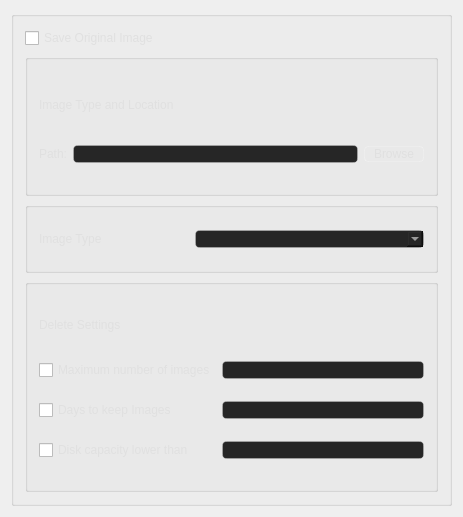
<?xml version="1.0" encoding="UTF-8"?>
<ui version="4.0">
 <class>SaveImageWidgetClass</class>
 <widget class="QWidget" name="SaveImageWidgetClass">
  <property name="geometry">
   <rect>
    <x>0</x>
    <y>0</y>
    <width>463</width>
    <height>517</height>
   </rect>
  </property>
  <property name="windowTitle">
   <string>SaveImageWidget</string>
  </property>
  <property name="styleSheet">
   <string notr="true">color:#E0E0E0;
</string>
  </property>
  <layout class="QGridLayout" name="gridLayout_5">
   <item row="0" column="0">
    <widget class="QGroupBox" name="MyGroupBox">
     <property name="title">
      <string/>
     </property>
     <layout class="QGridLayout" name="gridLayout_4" rowstretch="1,2,1,3">
      <item row="0" column="0">
       <widget class="QCheckBox" name="CheckBox_EnableSave">
        <property name="text">
         <string>Save Original Image</string>
        </property>
       </widget>
      </item>
      <item row="1" column="0">
       <widget class="QGroupBox" name="groupBox_2">
        <property name="title">
         <string/>
        </property>
        <layout class="QGridLayout" name="gridLayout">
         <item row="1" column="1">
          <widget class="QLineEdit" name="lineEdit_ImgPath">
           <property name="styleSheet">
            <string notr="true">background: #262626;
border: 1px solid rgba(255, 255, 255, 0.2);
border-radius: 4px;</string>
           </property>
          </widget>
         </item>
         <item row="1" column="2">
          <widget class="QPushButton" name="btn_ChangePath">
           <property name="minimumSize">
            <size>
             <width>60</width>
             <height>0</height>
            </size>
           </property>
           <property name="styleSheet">
            <string notr="true">QPushButton{
border: 1px solid rgba(255, 255, 255, 0.2);
border-radius: 4px;
}
QPushButton:hover
{
	background-color:#000426;
}
QPushButton:pressed
{
	background-color:rgb(65,65,65);
}</string>
           </property>
           <property name="text">
            <string>Browse</string>
           </property>
          </widget>
         </item>
         <item row="0" column="0" colspan="3">
          <widget class="QLabel" name="label">
           <property name="maximumSize">
            <size>
             <width>16777215</width>
             <height>30</height>
            </size>
           </property>
           <property name="text">
            <string>Image Type and Location</string>
           </property>
          </widget>
         </item>
         <item row="1" column="0">
          <widget class="QLabel" name="label_4">
           <property name="text">
            <string>Path:</string>
           </property>
          </widget>
         </item>
        </layout>
       </widget>
      </item>
      <item row="2" column="0">
       <widget class="QGroupBox" name="groupBox_3">
        <property name="title">
         <string/>
        </property>
        <layout class="QGridLayout" name="gridLayout_2">
         <item row="0" column="0">
          <widget class="QLabel" name="label_2">
           <property name="maximumSize">
            <size>
             <width>150</width>
             <height>16777215</height>
            </size>
           </property>
           <property name="text">
            <string>Image Type</string>
           </property>
          </widget>
         </item>
         <item row="0" column="1">
          <widget class="QComboBox" name="comboBox_ImgType">
           <property name="styleSheet">
            <string notr="true">background: #262626;
border: 1px solid rgba(255, 255, 255, 0.2);
border-radius: 4px;</string>
           </property>
          </widget>
         </item>
        </layout>
       </widget>
      </item>
      <item row="3" column="0">
       <widget class="QGroupBox" name="groupBox_4">
        <property name="title">
         <string/>
        </property>
        <layout class="QGridLayout" name="gridLayout_3">
         <item row="1" column="1">
          <widget class="QLineEdit" name="lineEdit_deleteNums">
           <property name="styleSheet">
            <string notr="true">background: #262626;
border: 1px solid rgba(255, 255, 255, 0.2);
border-radius: 4px;</string>
           </property>
          </widget>
         </item>
         <item row="2" column="1">
          <widget class="QLineEdit" name="lineEdit_deleteDays">
           <property name="styleSheet">
            <string notr="true">background: #262626;
border: 1px solid rgba(255, 255, 255, 0.2);
border-radius: 4px;</string>
           </property>
          </widget>
         </item>
         <item row="3" column="1">
          <widget class="QLineEdit" name="lineEdit_deleteMemory">
           <property name="styleSheet">
            <string notr="true">background: #262626;
border: 1px solid rgba(255, 255, 255, 0.2);
border-radius: 4px;</string>
           </property>
          </widget>
         </item>
         <item row="2" column="0">
          <widget class="QCheckBox" name="checkBox_deleteDays">
           <property name="text">
            <string>Days to keep Images </string>
           </property>
          </widget>
         </item>
         <item row="1" column="0">
          <widget class="QCheckBox" name="checkBox_deleteNums">
           <property name="text">
            <string>Maximum number of images</string>
           </property>
          </widget>
         </item>
         <item row="3" column="0">
          <widget class="QCheckBox" name="checkBox_deleteMemory">
           <property name="text">
            <string>Disk capacity lower than</string>
           </property>
          </widget>
         </item>
         <item row="0" column="0" colspan="2">
          <widget class="QLabel" name="label_3">
           <property name="maximumSize">
            <size>
             <width>16777215</width>
             <height>30</height>
            </size>
           </property>
           <property name="text">
            <string>Delete Settings</string>
           </property>
          </widget>
         </item>
        </layout>
       </widget>
      </item>
     </layout>
    </widget>
   </item>
  </layout>
 </widget>
 <layoutdefault spacing="6" margin="11"/>
 <resources/>
 <connections/>
</ui>
